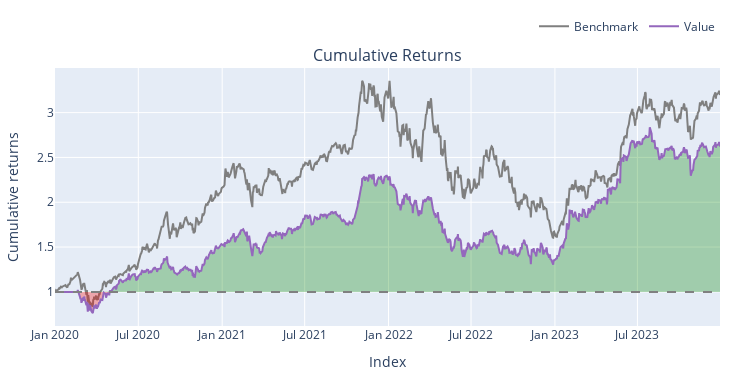

Here is the notebook cell this chart was saved with:
### Code cell
# Plot portfolio performance
portfolio.plot().show()

### Figure 1 — Plotly figure (JSON) as saved in the notebook; plotly's stock layout.template omitted (floating-point values rounded to 4 significant figures; data arrays with more than 128 entries replaced by an {"elided": "..."} marker saying what was removed)
{"data": [{"legendgroup": "0", "line": {"color": "#7f7f7f"}, "name": "Benchmark", "showlegend": true, "type": "scatter", "uid": "654d1a11-c41c-45d9-9f75-cd3566e5c1c6", "x": {"elided": "1007 str values"}, "xaxis": "x", "y": {"elided": "1007 float values"}, "yaxis": "y"}, {"hoverinfo": "skip", "legendgroup": "1", "line": {"color": "rgba(0, 0, 0, 0)", "width": 0}, "opacity": 0, "showlegend": false, "type": "scatter", "uid": "c8ef0c1a-9a49-41f3-860a-df5fd203f3f2", "x": {"elided": "1007 str values"}, "xaxis": "x", "y": {"elided": "1007 int values"}, "yaxis": "y"}, {"connectgaps": false, "fill": "tonexty", "fillcolor": "rgba(0, 128, 0, 0.3)", "hoverinfo": "skip", "legendgroup": "1", "line": {"color": "rgba(0, 0, 0, 0)", "width": 0}, "opacity": 0, "showlegend": false, "type": "scatter", "uid": "55a4a621-44a0-40ff-b1c2-1472305ffd5d", "x": {"elided": "1007 str values"}, "xaxis": "x", "y": {"elided": "1007 float values"}, "yaxis": "y"}, {"hoverinfo": "skip", "legendgroup": "1", "line": {"color": "rgba(0, 0, 0, 0)", "width": 0}, "opacity": 0, "showlegend": false, "type": "scatter", "uid": "67ea2c0f-5cce-45a2-a634-d2718d52124a", "x": {"elided": "1007 str values"}, "xaxis": "x", "y": {"elided": "1007 int values"}, "yaxis": "y"}, {"connectgaps": false, "fill": "tonexty", "fillcolor": "rgba(255, 0, 0, 0.3)", "hoverinfo": "skip", "legendgroup": "1", "line": {"color": "rgba(0, 0, 0, 0)", "width": 0}, "opacity": 0, "showlegend": false, "type": "scatter", "uid": "da6ca286-70ad-4692-9ca3-0c7c70212583", "x": {"elided": "1007 str values"}, "xaxis": "x", "y": {"elided": "1007 float values"}, "yaxis": "y"}, {"legendgroup": "2", "line": {"color": "#9467bd"}, "name": "Value", "showlegend": true, "type": "scatter", "uid": "792c9fb5-29f9-4a43-a9fd-f97fca6df2cb", "x": {"elided": "1007 str values"}, "xaxis": "x", "y": {"elided": "1007 float values"}, "yaxis": "y"}, {"hoverinfo": "skip", "legendgroup": "1", "line": {"color": "rgba(0, 0, 0, 0)", "width": 0}, "opacity": 0, "showlegend": false, "type": "scatter", "uid": "c8a66e15-985f-4c35-a9fc-d348815a1b09", "x": {"elided": "1007 str values"}, "xaxis": "x", "y": {"elided": "1007 int values"}, "yaxis": "y"}], "layout": {"annotations": [{"font": {"size": 16}, "showarrow": false, "text": "Cumulative Returns", "x": 0.5, "xanchor": "center", "xref": "paper", "y": 1, "yanchor": "bottom", "yref": "paper"}], "height": 380, "legend": {"orientation": "h", "traceorder": "normal", "x": 1, "xanchor": "right", "y": 1.105, "yanchor": "bottom"}, "margin": {"b": 30, "l": 30, "r": 30, "t": 30}, "shapes": [{"line": {"color": "gray", "dash": "dash"}, "type": "line", "x0": 0, "x1": 1, "xref": "paper", "y0": 1, "y1": 1, "yref": "y"}], "showlegend": true, "width": 750, "xaxis": {"anchor": "y", "domain": [0, 1], "title": {"text": "Index"}}, "yaxis": {"anchor": "x", "domain": [0, 1], "title": {"text": "Cumulative returns"}}}}
